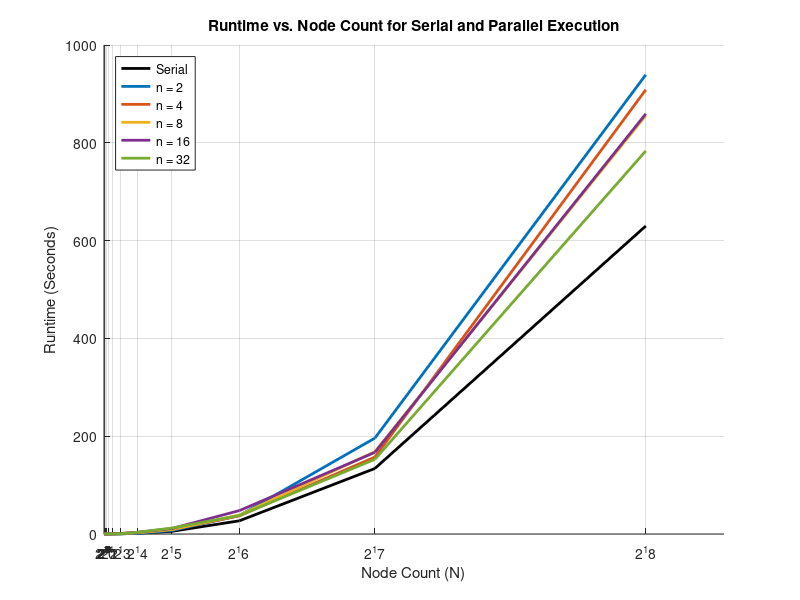

Recreate this plot in MATLAB.
N = [1, 2, 4, 8, 16, 32, 64, 128, 256, 512, 1024, 2048, 4096, 8192, 16384, 32768, 65536, 131072, 262144]; % Node counts
t_serial = [0.000035, 0.000045, 0.000056, 0.000185, 0.000424, 0.00366, 0.000526, 0.003601, 0.010152, 0.012711, 0.023983, 0.101417, 0.077975, 0.323897, 1.622221, 5.394472, 27.020556, 133.983921, 629.864252]; % Serial runtime (seconds)

t_parallel = [ % Parallel runtimes for different thread counts
    0.012209, 0.004637, 0.021334, 0.004419, 0.004676, 0.013269, 0.029884, 0.03459, 0.020792, 0.087327, 0.017143, 0.150361, 0.279482, 0.453569, 1.582676, 7.019541, 37.828138, 196.074999, 939.100715; % n = 2
    0.009197, 0.019862, 0.014287, 0.044311, 0.036312, 0.048621, 0.050932, 0.04461, 0.015046, 0.227271, 0.074767, 0.226012, 0.304112, 1.264248, 3.445512, 9.218669, 37.13049, 157.321492, 908.415491; % n = 4
    0.031926, 0.017469, 0.010416, 0.005059, 0.047273, 0.087025, 0.005984, 0.053017, 0.072723, 0.024241, 0.184077, 0.372035, 0.306402, 0.625733, 2.448076, 9.082046, 38.771025, 168.427069, 855.64699; % n = 8
    0.014489, 0.023013, 0.030505, 0.044463, 0.035913, 0.057487, 0.085352, 0.075711, 0.080681, 0.079652, 0.111239, 0.316205, 0.224595, 0.825756, 3.55949, 11.148855, 47.869237, 166.921253, 859.197172;  % n = 16
    0.041997, 0.068822, 0.045646, 0.044107, 0.049763, 0.039567, 0.087774, 0.094624, 0.133077, 0.181669, 0.337089, 0.301175, 0.317053, 0.627462, 3.623589, 12.147075, 37.926755, 152.680287, 783.424008 % n = 32
];

threads = [2, 4, 8, 16, 32]; % Thread counts
colors = lines(length(threads)); % Generate distinct colors for each thread count

figure;
hold on;

% Plot serial result in black
plot(N, t_serial, 'k', 'LineWidth', 2, 'DisplayName', 'Serial');

% Plot parallel results with different colors
for i = 1:length(threads)
    plot(N, t_parallel(i, :), 'Color', colors(i, :), 'LineWidth', 2, 'DisplayName', sprintf('n = %d', threads(i)));
end

hold off;
legend('Location', 'NorthWest');
xlabel('Node Count (N)');
ylabel('Runtime (Seconds)');
title('Runtime vs. Node Count for Serial and Parallel Execution');
grid on;

% Customize axis ticks to match power-of-2 spacing
set(gca, 'XTick', 2.^(0:18)); % Set X-ticks to powers of 2 from 2^0 to 2^18
set(gca, 'XTickLabel', {'2^0', '2^1', '2^2', '2^3', '2^4', '2^5', '2^6', '2^7', '2^8', '2^9', '2^10', '2^11', '2^12', '2^13', '2^14', '2^15', '2^16', '2^17', '2^18'}); % Set X-tick labels

% Uncommend the line below for better visualization 
% set(gca, 'XScale', 'log'); % Set X-axis scale to logarithmic if needed for better visualization